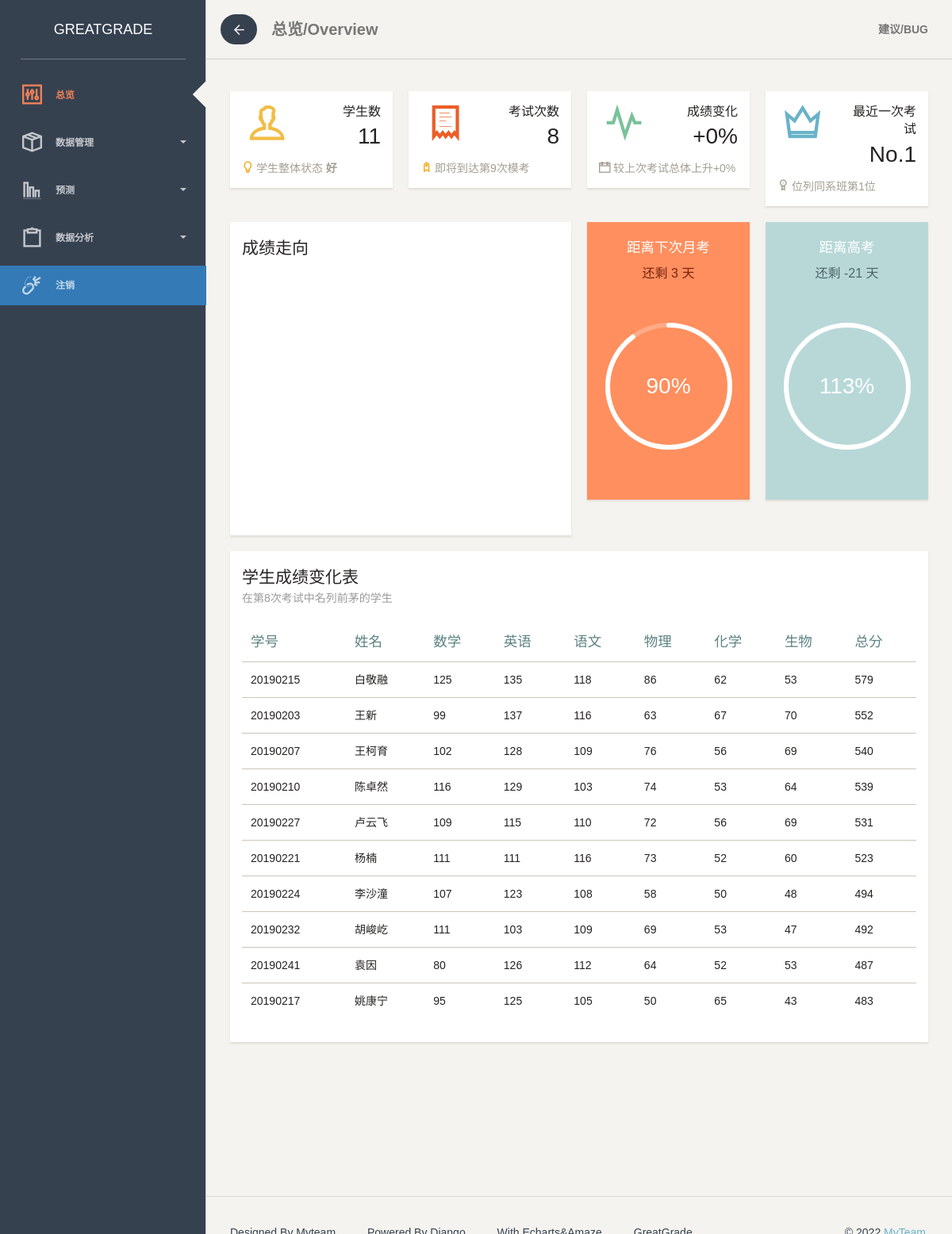
The page / (signed in) on the database its author committed.
### app/models.py (models this page shows)
class ClassGrade(models.Model):  # 某次考试个人成绩，下面为各个学生成绩
    studentNum = models.CharField('学号', max_length=15)
    CLASS = models.CharField('班级', max_length=15)
    STName = models.CharField('姓名', max_length=20)
    Math3 = models.PositiveIntegerField('数学', blank=True, null=True)  # positiveintergerfield 数据大于0
    Chinese3 = models.PositiveIntegerField('语文', blank=True, null=True)
    English3 = models.PositiveIntegerField('英语', blank=True, null=True)
    Physics3 = models.PositiveIntegerField('物理', blank=True, null=True)
    Biology3 = models.PositiveIntegerField('生物', blank=True, null=True)
    Chemistry3 = models.PositiveIntegerField('化学', blank=True, null=True)
    TEST = models.ForeignKey('AllTest', on_delete=models.CASCADE)
    Total = models.PositiveIntegerField('总分', blank=True, null=True)

### app/views.py (the view)
# urls.py: path('', views.overview, name='overview'),
def overview(request):
    assert isinstance(request, HttpRequest)
    teacher_class=[]
    try:
        teacher_class.append(request.user.TeacherClass)
    except:
        teacher_class.append(4)
    class_all_full_prime=models.AllTest.objects.filter(Class=teacher_class[0]).values()
    class_testid=[int(i.get('TesT_id')) for i in list(class_all_full_prime)]
    now_testid=max(class_testid)
    class_all_full=models.AllTest.objects.filter(Class=teacher_class[0]).values().order_by('TesT_id')
    class_all=list(class_all_full)
    test_id,math,english,chinese,phy,bio,che=[],[],[],[],[],[],[]
    for i in class_all:
        test_id.append('第'+str(i.get('TesT_id'))+'次考试')
        math.append(i.get('Math2'))
        english.append(i.get('English2'))
        chinese.append(i.get('Chinese2'))
        phy.append(i.get('Physics2'))
        bio.append(i.get('Biology2'))
        che.append(i.get('Chemistry2'))
    grade_all=models.ClassGrade.objects.filter(TEST_id=now_testid,CLASS=teacher_class[0]).values()
    grade=list(grade_all.order_by('-Total'))
    class_total=[int(i.get('total')) for i in list(class_all)]
    if len(class_total)>=2:
        class_trend=int(((class_total[-1]-class_total[-2])/class_total[-2])*100)
    else:
        class_trend=0
    if class_trend>=0:
        class_trends='+'+str(class_trend)
    else:
        class_trends='-'+str(class_trend)
    if class_trend>=-3 and class_trend <=10:
        stauts='好'
    else:
        if class_trend>=10:
            stauts='非常好'
        else:
            stauts='差'
    class_rank= class_all_full_prime.filter(TesT_id=now_testid).order_by('total')
    temp=0
    for i in class_rank:
        temp+=1
        if i.get('Class')==teacher_class[0]:
            rank=temp
        else:
            rank='error'
            temp=0
    class_people=models.ClassGrade.objects.filter(TEST_id=now_testid,CLASS=teacher_class[0]).count()
    next_test=31-datetime.now().day
    next_test_pre=((datetime.now().day)/31)*100
    final_test=(6%datetime.now().month)*30+(7-datetime.now().day)
    final_test_pre=((158-final_test)/158)*100
    return render(
        request,
        'app/GGindex.html',
        {
            'title':'总览/Overview',
            'year':datetime.now().year,
            'next_test':next_test,
            'next_test_precent':int(next_test_pre),
            'final_test':final_test,
            'final_test_precent':int(final_test_pre),
            'now_testid':now_testid,
            'next_testid':now_testid+1,
            'people':class_people,
            'trend':class_trends,
            'grade':grade[:10],
            'testid':test_id,
            'math':math,
            'chinese':chinese,
            'english':english,
            'phy':phy,
            'bio':bio,
            'che':che,
            'rank':rank,
            'stauts': stauts,
        }
    )

### app/templates/app/GGindex.html (shortened to what this page needs)
{% extends "app/layoutnav.html" %}
{% block content %}
<body>
                <div class="container-fluid">
                    <div class="row">
                        <div class="col-lg-3 col-md-6 col-sm-6">
                            <div class="card">
								<div class="content">
									<div class="row">
										<div class="col-xs-5">
											<div class="icon-big icon-warning text-center">
												<i class="ti-user"></i>
											</div>
										</div>
										<div class="col-xs-7">
											<div class="numbers">
												<p>学生数</p>
												{{people}}
											</div>
										</div>
									</div>
								</div>
                                <div class="card-footer">
                                    <div class="stats">
                                        <i class="ti-light-bulb text-warning"></i> 学生整体状态 <b>{{stauts}}</b>
                                    </div>
                                </div>
                            </div>
                        </div>
                        <div class="col-lg-3 col-md-6 col-sm-6">
                            <div class="card">
								<div class="content">
									<div class="row">
										<div class="col-xs-5">
											<div class="icon-big icon-danger text-center">
												<i class="ti-receipt"></i>
											</div>
										</div>
										<div class="col-xs-7">
											<div class="numbers">
												<p>考试次数</p>
												{{now_testid}}
											</div>
										</div>
									</div>
								</div>
                                <div class="card-footer">
                                    <div class="stats">
                                        <i class="ti-tag text-warning"></i> 即将到达第{{next_testid}}次模考
                                    </div>
                                </div>
                            </div>
                        </div>
                        <div class="col-lg-3 col-md-6 col-sm-6">
                            <div class="card">
								<div class="content">
									<div class="row">
										<div class="col-xs-5">
											<div class="icon-big icon-success text-center">
												<i class="ti-pulse"></i>
											</div>
										</div>
										<div class="col-xs-7">
											<div class="numbers">
												<p>成绩变化</p>
												{{trend}}%
											</div>
										</div>
									</div>
								</div>
								<div class="card-footer">
                                    <div class="stats">
                                        <i class="ti-calendar"></i> 较上次考试总体上升{{trend}}%
                                    </div>
                                </div>
                            </div>
                        </div>
                        <div class="col-lg-3 col-md-6 col-sm-6">
                            <div class="card">
								<div class="content">
									<div class="row">
										<div class="col-xs-5">
											<div class="icon-big icon-info text-center">
												<i class="ti-crown"></i>
											</div>
										</div>
										<div class="col-xs-7">
											<div class="numbers">
												<p>最近一次考试</p>
												No.{{rank}}
											</div>
										</div>
									</div>
								</div>
								<div class="card-footer">
                                    <div class="stats">
                                        <i class="ti-medall"></i> 位列同系班第{{rank}}位
                                    </div>
                                </div>
                            </div>
                        </div>
                    </div>
                    <div class="row">
                        <div class="col-md-6">
                            <div class="card" style="min-height: 350px">
                                <div class="header card-header-text">
                                    <h4 class="title">成绩走向</h4>
                                </div>
                                <div id="main" style="width: 100%;height:350px;"></div>
                            </div>
                        </div>
						<div class="col-lg-3 col-sm-6">
							<div class="card card-circle-chart" data-background="color" data-color="orange" style="min-height: 350px">
								<div class="header text-center">
	                                <h5 class="title">距离下次月考</h5>
	                                <p class="description">还剩 {{next_test}} 天</p>
	                            </div>
								<div class="content">
									<div id="chartNewVisitors" class="chart-circle" data-percent="{{next_test_precent}}">{{next_test_precent}}%</div>
								</div>
							</div>
						</div>
						<div class="col-lg-3 col-sm-6">
							<div class="card card-circle-chart" data-background="color" data-color="blue" style="min-height: 350px">
								<div class="header text-center">
	                                <h5 class="title">距离高考</h5>
	                                <p class="description">还剩 {{final_test}} 天</p>
	                            </div>
								<div class="content">
									<div id="chartSubscriptions" class="chart-circle" data-percent="{{final_test_precent}}">{{final_test_precent}}%</div>
								</div>
							</div>
						</div>
                    </div>
                    <div class="row">
                        <div class="col-lg-12 col-md-12">
                            <div class="card" style="min-height: 250px">
                                <div class="header card-header-text">
                                    <h4 class="title">学生成绩变化表</h4>
                                    <p class="category">在第{{now_testid}}次考试中名列前茅的学生</p>
                                </div>
                                <div class="content table-responsive">
                                    <table class="table table-hover">
                                        <thead class="text-primary">
											<tr>
												<th>学号</th>
												<th>姓名</th>
												<th>数学</th>
												<th>英语</th>
                                                <th>语文</th>
                                                <th>物理</th>
                                                <th>化学</th>
                                                <th>生物</th>
                                                <th>总分</th>
											</tr>
                                        </thead>
                                        <tbody>
                                            {% for student in grade%}
                                            <tr>
                                                <td>{{student.studentNum}}</td>
                                                <td>{{student.STName}}</td>
                                                <td>{{student.Math3}}</td>
                                                <td>{{student.English3}}</td>
                                                <td>{{student.Chinese3}}</td>
                                                <td>{{student.Physics3}}</td>
                                                <td>{{student.Biology3}}</td>
                                                <td>{{student.Chemistry3}}</td>
                                                <td>{{student.Total}}</td>
                                            </tr>
                                            {% endfor%}
                                        </tbody>
                                    </table>
                                </div>
                            </div>
                        </div>
                    </div>
                </div>
{% endblock %}
{% block scripts %}
    <script type="text/javascript">
        // 基于准备好的dom，初始化echarts实例
        var myChart = echarts.init(document.getElementById('main'));
        var option;
        // 指定图表的配置项和数据
        option = {
            tooltip: {
                trigger: 'axis'
            },
            legend: {
                data: ['语文', '数学', '英语', '物理', '化学', '生物']
            },
            grid: {
                left: '3%',
                right: '4%',
                bottom: '3%',
                containLabel: true
            },
            toolbox: {
                right:'5%',
                feature: {
                    saveAsImage: {}
                }
            },
            xAxis: {
                type: 'category',
                boundaryGap: false,
                data: {{testid|safe}}
            },
            yAxis: {
                type: 'value'
            },
            series: [
                {
                    name: '语文',
                    type: 'line',
                    data: {{chinese}}
                },
                {
                    name: '数学',
                    type: 'line',
                    data: {{math}}
                },
                {
                    name: '英语',
                    type: 'line',
                    data: {{english}}
                },
                {
                    name: '物理',
                    type: 'line',
                    data: {{phy}}
                },
                {
                    name: '化学',
                    type: 'line',
                    data: {{bio}}
                },
                {
                    name: '生物',
                    type: 'line',
                    data: {{che}}
                }
            ]
        };
         window.onresize = function () { myChart.resize(); }
        // 使用刚指定的配置项和数据显示图表。
        option && myChart.setOption(option);
    </script>
</body>
{% endblock %}

### app/templates/app/layoutnav.html (shortened to what this page needs)
<!doctype html>
<html lang="en">
<head>
	{% load static %}
	<link href="{% static 'app/assets/css/bootstrap.min.css' %}" rel="stylesheet">
	<link href="{% static 'app/assets/css/amaze.css' %}" rel="stylesheet">
	<link href="{% static 'app/assets/css/demo.css' %}" rel="stylesheet">
	<link href="{% static 'app/assets/css/font-awesome.min.css' %}" rel="stylesheet">
	<link href="{% static 'app/assets/css/font-muli.css' %}" rel='stylesheet' type='text/css'>
	<link href="{% static 'app/assets/css/themify-icons.css' %}" rel="stylesheet">
</head>
<body>
	<div class="wrapper">
		<div class="sidebar" data-background-color="brown" data-active-color="danger">
			<div class="logo">
				<a href="#" class="simple-text">
					GreatGrade
				</a>
			</div>
			<div class="sidebar-wrapper">
				<ul class="nav">
					{% if user.is_authenticated %}
					<li id="overview">
						<a href="{% url 'overview' %}">
							<i class="ti-panel"></i>
							<p>总览</p>
						</a>
					</li>
					<li id="datas">
						<a data-toggle="collapse" href="#datass" class="collapsed" aria-expanded="false">
							<i class="ti-package"></i>
							<p>
								数据管理
								<b class="caret"></b>
							</p>
						</a>
					</li>
					<li id="predict">
						<a data-toggle="collapse" href="#predicts" class="collapsed" aria-expanded="false">
							<i class="ti-bar-chart-alt"></i>
							<p>
								预测
								<b class="caret"></b>
							</p>
						</a>
					</li>
					<li id="analysis">
						<a data-toggle="collapse" href="#analysiss" class="collapsed" aria-expanded="false">
							<i class="ti-clipboard"></i>
							<p>
								数据分析
								<b class="caret"></b>
							</p>
						</a>
					</li>
					<li id="logout" class="btn-primary">
						<a href="{% url 'logout' %}">
							<i class="ti-unlink" ></i>
							<p>注销</p>
						</a>
					</li>
					{% endif %}
				</ul>
			</div>
		</div>
		<div class="main-panel">
			<nav class="navbar navbar-default">
				<div class="container-fluid">
					<div class="navbar-minimize">
						<button id="minimizeSidebar" class="btn btn-round btn-white btn-fill btn-just-icon">
							<i class="ti-arrow-left"></i>
						</button>
					</div>
					<div class="navbar-header">
						<a class="navbar-brand" href="#"> {{ title }} </a>
					</div>
					<div class="collapse navbar-collapse">
						<ul class="nav navbar-nav navbar-right">
							<a class="navbar-brand" style="font-size:14px;" data-email="804354538@qq.com" href="mailto:804354538@qq.com">建议/BUG</a>
						</ul>
					</div>
				</div>
			</nav>
			{% if user.is_authenticated %}
			<div class="content">
				{% block content %}{% endblock %}
			</div>
			{% else %}
			<div class="header text-center">
				<h2 class="">您无权访问该页面，若未登录请登录！</h2>
				<a class="f-20" href="{% url 'login' %}">Log in</a>
			</div>
			{% endif %}
			<footer class="footer">
				<div class="container-fluid">
					<nav class="pull-left">
						<ul>
							<li>
								<a href="#">
								</a>
							</li>
							<li>
								<a href="#">
								</a>
							</li>
							<li>
								<a href="#">
								</a>
							</li>
							<li>
								<a href="#">
								</a>
							</li>
						</ul>
					</nav>
					<p class="copyright pull-right">
						<a>
						</a>
					</p>
				</div>
			</footer>
		</div>
	</div>
	{% block scripts %}{% endblock %}
</body>
</html>

### rows shown on the page
ClassGrade: studentNum "20190215", STName "白敬融", Math3 "125", English3 "135", Chinese3 "118", Physics3 "86", Biology3 "62", Chemistry3 "53", Total "579"
ClassGrade: studentNum "20190203", STName "王新", Math3 "99", English3 "137", Chinese3 "116", Physics3 "63", Biology3 "67", Chemistry3 "70", Total "552"
ClassGrade: studentNum "20190207", STName "王柯育", Math3 "102", English3 "128", Chinese3 "109", Physics3 "76", Biology3 "56", Chemistry3 "69", Total "540"
ClassGrade: studentNum "20190210", STName "陈卓然", Math3 "116", English3 "129", Chinese3 "103", Physics3 "74", Biology3 "53", Chemistry3 "64", Total "539"
ClassGrade: studentNum "20190227", STName "卢云飞", Math3 "109", English3 "115", Chinese3 "110", Physics3 "72", Biology3 "56", Chemistry3 "69", Total "531"
ClassGrade: studentNum "20190221", STName "杨楠", Math3 "111", English3 "111", Chinese3 "116", Physics3 "73", Biology3 "52", Chemistry3 "60", Total "523"
ClassGrade: studentNum "20190224", STName "李沙潼", Math3 "107", English3 "123", Chinese3 "108", Physics3 "58", Biology3 "50", Chemistry3 "48", Total "494"
ClassGrade: studentNum "20190232", STName "胡峻屹", Math3 "111", English3 "103", Chinese3 "109", Physics3 "69", Biology3 "53", Chemistry3 "47", Total "492"
ClassGrade: studentNum "20190241", STName "袁因", Math3 "80", English3 "126", Chinese3 "112", Physics3 "64", Biology3 "52", Chemistry3 "53", Total "487"
ClassGrade: studentNum "20190217", STName "姚康宁", Math3 "95", English3 "125", Chinese3 "105", Physics3 "50", Biology3 "65", Chemistry3 "43", Total "483"

### other values the page prints
{{ title }} "总览/Overview"
{{ people }} "11"
{{ stauts }} "好"
{{ now_testid }} "8"
{{ next_testid }} "9"
{{ trend }} "+0"
{{ rank }} "1"
{{ next_test_precent }} "90"
